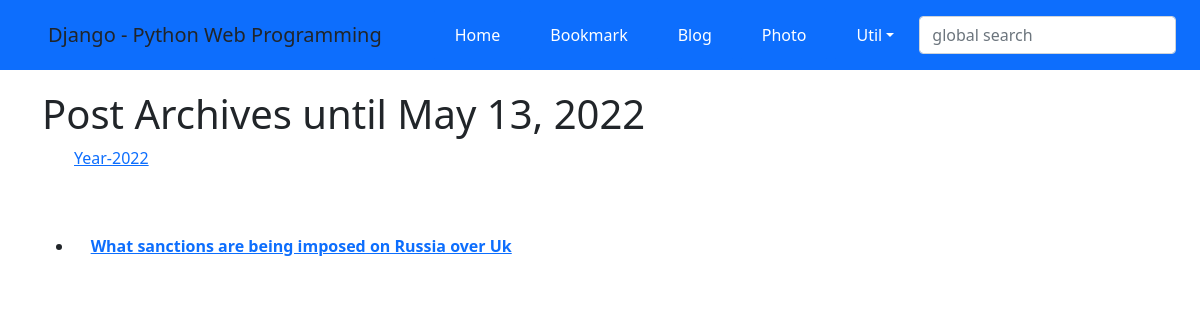
Page /blog/archive/ on the earlier database version.
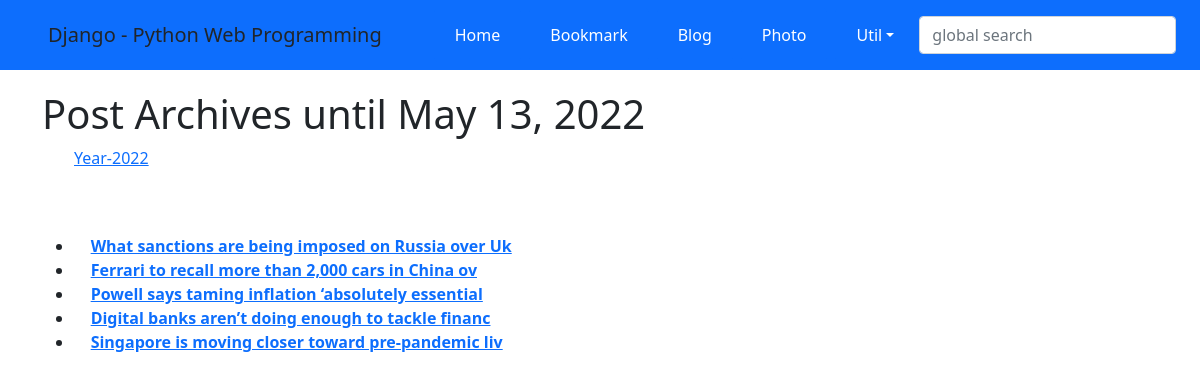
Same page on the later database version.
### blog/models.py (models this page shows, shortened)
class Post(models.Model):
    title = models.CharField(verbose_name='TITLE', max_length=50)
    slug = models.SlugField('SLUG', unique=True, allow_unicode=True, help_text='one word for title alais.')
    description = models.CharField('DESCRIPTION', max_length=100, blank=True, help_text='simple description text.')
    content = models.TextField('CONTENT')
    create_dt = models.DateTimeField('CREATE DATE', auto_now_add=True)
    modify_dt = models.DateTimeField('MODIFY DATE', auto_now=True)
    tags = TaggableManager(blank=True)
    class Meta:
        verbose_name = 'post'
        verbose_name_plural = 'posts'
        db_table = 'blog_posts'
        ordering = ('-modify_dt',)
    def get_absolute_url(self): # 이 메소드가 정의된 객체를 지칭하는 URL 반환.
        return reverse('blog:post_detail', args=(self.slug,))

### blog/views.py (the view)
# urls.py: path('archive/', views.PostAV.as_view(), name='post_archive'),
class PostAV(ArchiveIndexView):
    model = Post
    date_field = 'modify_dt'

### blog/templates/blog/post_archive.html (shortened to what this page needs)
{% extends "base.html" %}
{% block content %}
<div id="content">
<h1>Post Archives until {% now "N d, Y" %}</h1>
<ul>
    {% for date in date_list %}
    <li style="display: inline;">
        <a href="{% url 'blog:post_year_archive' date|date:'Y' %}">Year-{{ date|date:"Y" }}</a></li>
    {% endfor %}
</ul>
<br><br>
<div>
    <ul>
        {% for post in object_list %}
        <li>{{ post.modify_date|date:"Y-m-d" }}&nbsp;&nbsp;&nbsp;
        <a href="{{ post.get_absolute_url }}"><strong>{{ post.title }}</strong></a></li>
        {% endfor %}
    </ul>
</div>
</div>
{% endblock %}

### templates/base.html (shortened to what this page needs)
<!DOCTYPE html>
<html lang="ko">
<head>
    <link href="https://cdn.jsdelivr.net/npm/bootstrap@5.1.3/dist/css/bootstrap.min.css" rel="stylesheet">
</head>
<body style="padding-top: 90px;">
<nav class="navbar navbar-expand-lg navbar-dar bg-primary fixed-top">
    <span class="navbar-brand mx-5 mb-0 font-weight-bold font-italic">Django - Python Web Programming</span>
    <div class="collapse navbar-collapse" id="navbarSupportedContent">
        <ul class="navbar-nav mr-auto">
            <li class="nav-item mx-1 btn btn-primary">
                <a class="nav-link text-white" href="{% url 'home' %}">Home</a></li>
            <li class="nav-item mx-1 btn btn-primary">
                <a class="nav-link text-white" href="{% url 'bookmark:index' %}">Bookmark</a></li>
            <li class="nav-item mx-1 btn btn-primary">
                <a class="nav-link text-white" href="{% url 'blog:index' %}">Blog</a></li>
            <li class="nav-item mx-1 btn btn-primary">
                <a class="nav-link text-white" href="">Photo</a></li>
            <li class="nav-item dropdown mx-1 btn btn-primary">
                <a class="nav-link dropdown-toggle text-white" href="#" data-toggle="dropdown">Util</a>
            </li>
        </ul>
        <form class="form-inline my-2" action="" method="post"> {% csrf_token %}
            <input class="form-control mr-sm-2" type="search" placeholder="global search" name="search_word"></form>
    </div>
</nav>
<div class="container">
    {% block content %}{% endblock %}
</div>
</body>
</html>

Differences in the rows shown:
added Post: title "Ferrari to recall more than 2,000 cars in China ov"
added Post: title "Powell says taming inflation ‘absolutely essential"
added Post: title "Digital banks aren’t doing enough to tackle financ"
added Post: title "Singapore is moving closer toward pre-pandemic liv"
